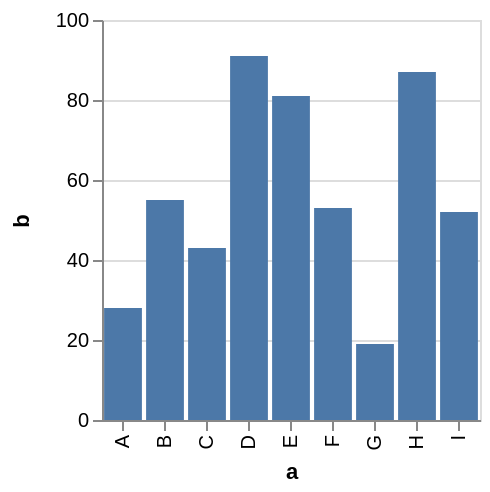

Specify this chart in Vega-Lite:
### Vega specification from a JSON file in a GitHub repository (floating-point values rounded to 4 significant figures)
{"$schema": "https://vega.github.io/schema/vega/v3.0.json", "description": "A simple bar chart with embedded data.", "autosize": "pad", "padding": 5, "height": 200, "style": "cell", "data": [{"name": "source_0", "values": [{"a": "A", "b": 28}, {"a": "B", "b": 55}, {"a": "C", "b": 43}, {"a": "D", "b": 91}, {"a": "E", "b": 81}, {"a": "F", "b": 53}, {"a": "G", "b": 19}, {"a": "H", "b": 87}, {"a": "I", "b": 52}]}, {"name": "data_0", "source": "source_0", "transform": [{"type": "formula", "expr": "toNumber(datum[\"b\"])", "as": "b"}, {"type": "filter", "expr": "datum[\"b\"] !== null && !isNaN(datum[\"b\"])"}]}], "signals": [{"name": "x_step", "value": 21}, {"name": "width", "update": "bandspace(domain('x').length, 0.1, 0.05) * x_step"}], "marks": [{"name": "marks", "type": "rect", "style": ["bar"], "from": {"data": "data_0"}, "encode": {"update": {"x": {"scale": "x", "field": "a"}, "width": {"scale": "x", "band": true}, "y": {"scale": "y", "field": "b"}, "y2": {"scale": "y", "value": 0}, "fill": {"value": "#4c78a8"}, "tooltip": {"signal": "format(datum[\"b\"], \"\")"}}}}], "scales": [{"name": "x", "type": "band", "domain": {"data": "data_0", "field": "a", "sort": true}, "range": {"step": {"signal": "x_step"}}, "paddingInner": 0.1, "paddingOuter": 0.05}, {"name": "y", "type": "linear", "domain": {"data": "data_0", "field": "b"}, "range": [{"signal": "height"}, 0], "nice": true, "zero": true}], "axes": [{"scale": "x", "orient": "bottom", "labelOverlap": true, "title": "a", "zindex": 1, "encode": {"labels": {"update": {"angle": {"value": 270}, "align": {"value": "right"}, "baseline": {"value": "middle"}}}}}, {"scale": "y", "orient": "left", "labelOverlap": true, "tickCount": {"signal": "ceil(height/40)"}, "title": "b", "zindex": 1}, {"scale": "y", "orient": "left", "domain": false, "grid": true, "labels": false, "maxExtent": 0, "minExtent": 0, "tickCount": {"signal": "ceil(height/40)"}, "ticks": false, "zindex": 0, "gridScale": "x"}], "config": {"axis": {"titlePadding": 5}, "axisY": {"minExtent": 30}}}
